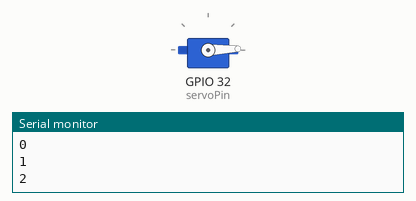
Recording of a sketch running on a simulated ESP32. Shown: servo, the last lines printed to the serial monitor.

Above: at 0.05 s.
At 1.75 s:
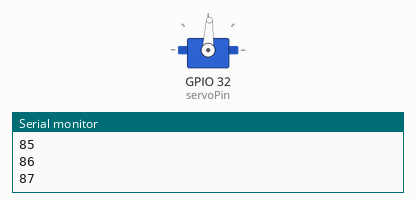
At 3.45 s:
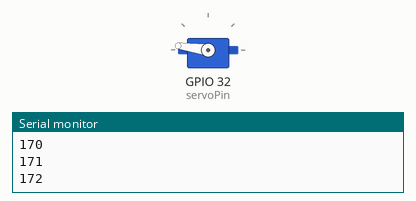
At 6.9 s:
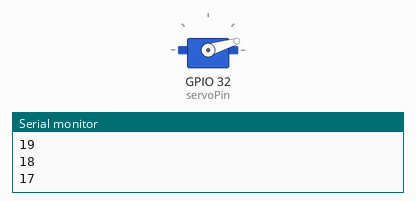
Timing chart, 0 to 9.4 s (numbered marks = the images above):
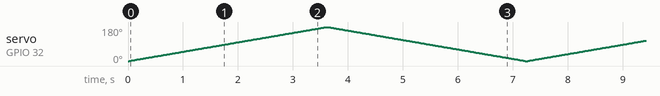

The sketch:

motor_sg90.ino
```cpp
#include <ESP32Servo.h>  // libreria per il servo SG90

static const int servoPin = 32; // GPIO PWM utilizzato per il segnale

Servo servo1; // istanzia di un oggetto della classe Servo

void setup() {
  Serial.begin(115200);
  servo1.attach(servoPin);
}

void loop() {
  // effettua una rotazione da 0 a 180 gradi
  for (int posDegrees = 0; posDegrees <= 180; posDegrees++) {
    servo1.write(posDegrees);
    Serial.println(posDegrees);
    delay(20);
  }

  // effettua una rotazione da 180 a 0 gradi
  for (int posDegrees = 180; posDegrees >= 0; posDegrees--) {
    servo1.write(posDegrees);
    Serial.println(posDegrees);
    delay(20);
  }
}
```
